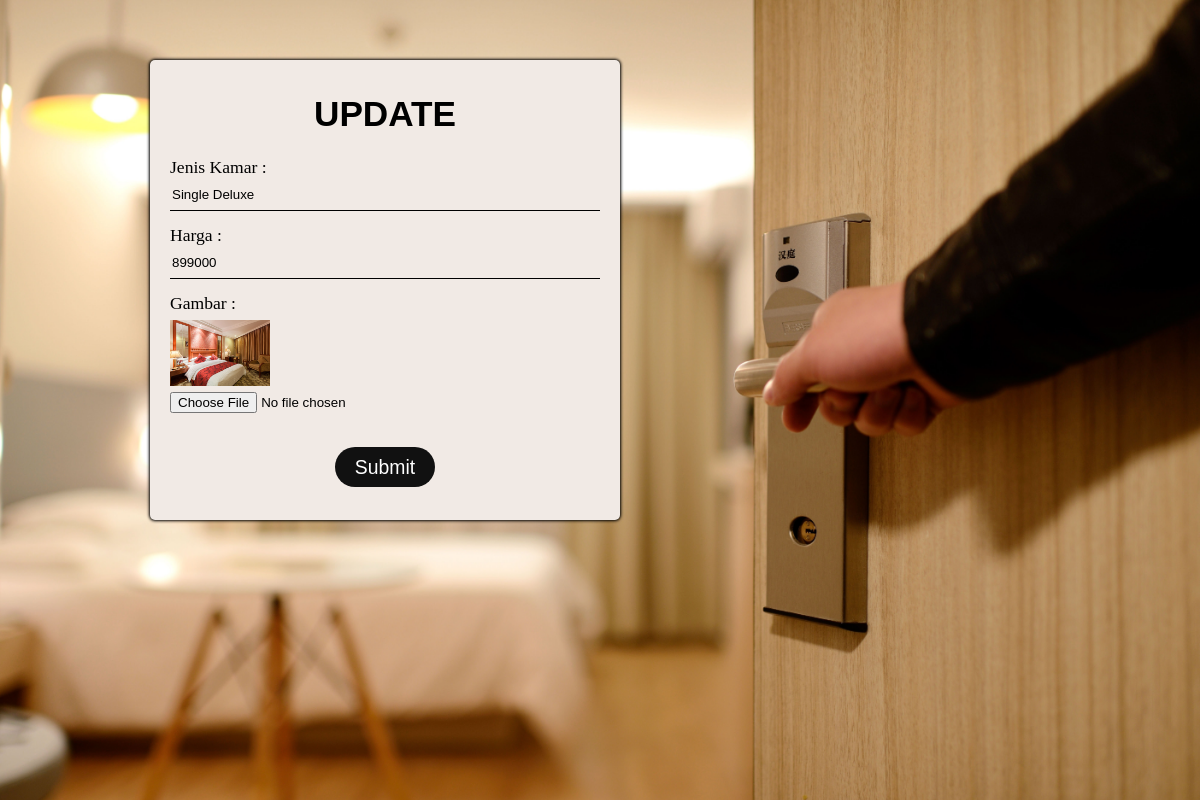
/admin/update.php?id=1 (signed in), run on the app's committed database.
### tables this page shows
CREATE TABLE `harga` (
  `id` int(3) NOT NULL,
  `gambar` varchar(50) NOT NULL,
  `jenis` varchar(50) NOT NULL,
  `harga` int(10) NOT NULL
);

### book/function.php (called while the page is built, shortened)
<?php
    $conn = mysqli_connect("localhost", "root", "", "ehotel");
    function query($query) {
        global $conn;
        $result = mysqli_query($conn, $query);
        $data = [];
        while ($datas = mysqli_fetch_assoc($result)) {
            $data[] = $datas;
        }
        return $data;
    }
?>

### admin/update.php (the view, shortened to what this page needs)
<?php
    require '../book/function.php';
    $id = $_GET["id"];
    $hasil = query("SELECT * FROM harga WHERE id = $id")[0];
?>
<!DOCTYPE html>
<html lang="en">
<head>
    <link rel="stylesheet" href="adminStyle.css">
</head>
<body>
    <div class="bg_update">
        <div class="cont_update">
            <h1>UPDATE</h1>
            <form action="" method="POST" enctype="multipart/form-data">
                    <div class="batch jenis">
                        <label for="jenis">Jenis Kamar : </label>
                        <input type="text" name="jenis" id="jenis" value="<?= $hasil["jenis"]; ?>" require autocomplete="off">
                    </div>
                    <div class="batch harga">
                        <label for="harga">Harga : </label>
                        <input type="number" name="harga" id="harga" value="<?= $hasil["harga"]; ?>" require autocomplete="off">
                    </div>
                    <div class="batch gambar">
                        <label for="gambar">Gambar : </label>
                        <img src="../room/imgRoom/<?=$hasil["gambar"]; ?>" width="100">
                        <input type="file" name="gambar" id="gambar">
                    </div>
                <button type="submit" name="submit">Submit</button>
            </form>
        </div>
    </div>
</body>
</html>

### admin/adminStyle.css (style rules this page uses)
body { margin: 0; padding: 0; }
.cont_login .form button, .bg_update .cont_update button { width: 100px; height: 40px; background-color: #111111; color: #ffffff; outline: none; border: none; border-radius: 50px; font-size: 1.1em; position: relative; left: 145px; margin: 20px; transition: transform .2s ease-in-out, box-shadow .2s ease-in-out; }
.bg_update { background-image: url(img/bg2.jpg); background-size: cover; height: 100vh; font-size: 1.1em; }
.bg_update h1 { text-align: center; font-family: 'Montserrat', sans-serif; }
.bg_update .cont_update { width: 430px; background-color: rgb(241, 234, 229); padding: 10px 20px; height: 440px; border-radius: 5px; box-shadow: 0 0 3px 1px black; position: relative; top: 60px; left: 150px; }
.bg_update form { display: flex; flex-direction: column; height: 350px; justify-content: space-between; }
.bg_update form .batch { display: flex; flex-direction: column; justify-content: space-between; }
.bg_update form .batch.jenis input, .bg_update form .batch.harga input { border: none; border-bottom: 1px solid black; outline: none; background: transparent; height: 30px; }
.bg_update form .batch.gambar { justify-content: space-between; height: 120px; }

### data on the page
harga: jenis "Single Deluxe", harga "899000", gambar (picture)
